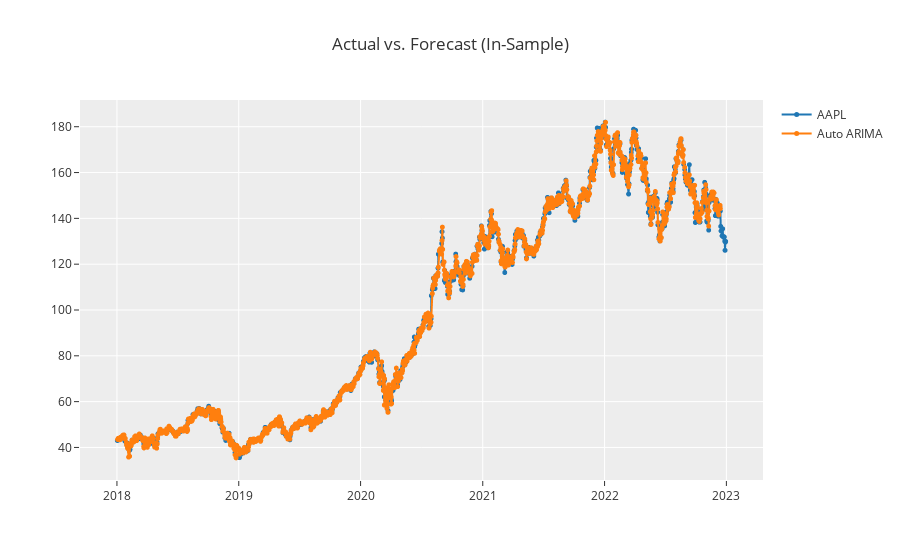

The cell this chart's notebook holds for it:
### Code cell
exp.plot_model([auto_arima], plot='insample')

### Figure 1 — Plotly figure (JSON) as saved in the notebook; plotly's stock layout.template omitted (floating-point values rounded to 4 significant figures; data arrays with more than 128 entries replaced by an {"elided": "..."} marker saying what was removed)
{"data": [{"line": {"color": "rgb(31, 119, 180)", "width": 2}, "marker": {"color": "rgb(31, 119, 180)", "size": 5}, "mode": "lines+markers", "name": "AAPL", "type": "scattergl", "x": {"elided": "1304 str values"}, "xaxis": "x", "y": {"elided": "1304 float values"}, "yaxis": "y"}, {"line": {"color": "rgb(255, 127, 14)", "width": 2}, "marker": {"color": "rgb(255, 127, 14)", "size": 5}, "mode": "lines+markers", "name": "Auto ARIMA", "type": "scattergl", "x": {"elided": "1304 str values"}, "xaxis": "x", "y": {"elided": "1304 float values"}, "yaxis": "y"}], "layout": {"showlegend": true, "title": {"text": "Actual vs. Forecast (In-Sample)"}, "xaxis": {"anchor": "y", "domain": [0, 1]}, "yaxis": {"anchor": "x", "domain": [0, 1]}}}
